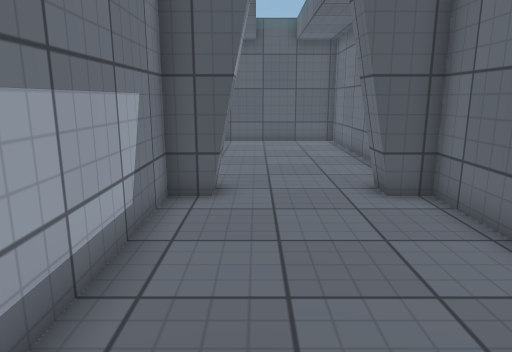
view 1 (above)

13 first-person views from a walk through a scene from a Unity 3-D project. The camera is 1.3 m above the floor, tilts 12° down and sees 70° across. The floor is counted in squares, 0.6 m on a side. Each view is taken from the middle of a square. On the plan, view 1 faces up. The plan holds only what a view shows up to about 20 squares ahead; the rest is blank. The place goes on beyond the plan. The player character is not drawn. Some surface patterns are stand-ins.

view 2
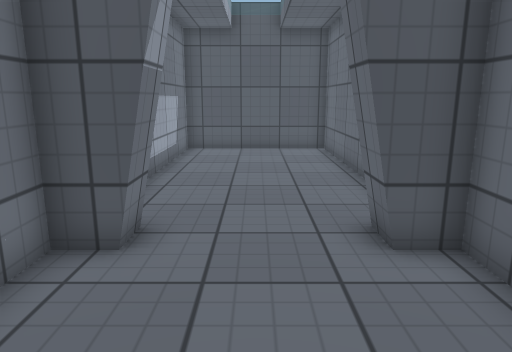

view 3
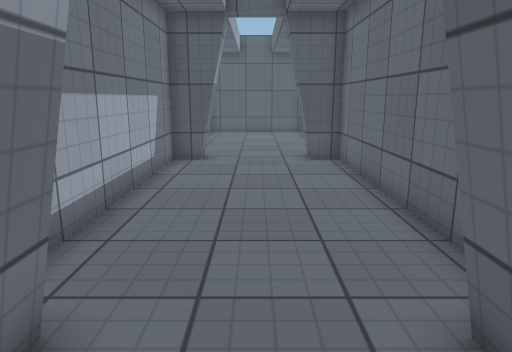

view 4
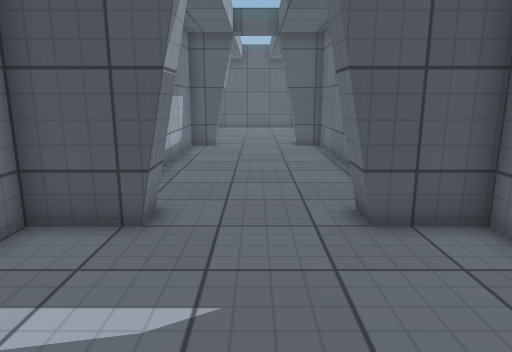

view 5
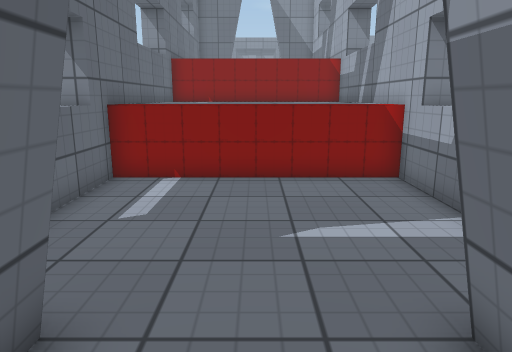

view 6
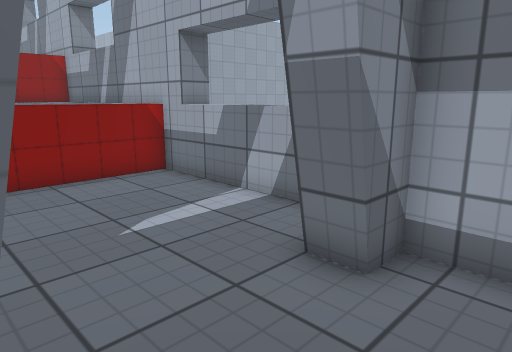

view 7
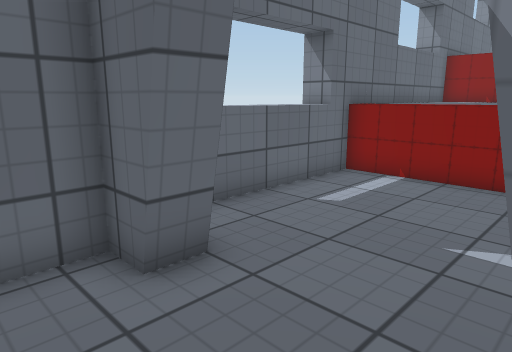

view 8
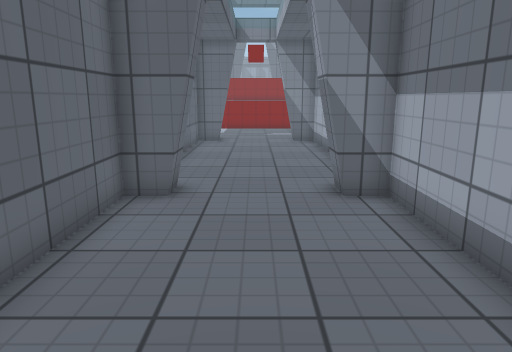

view 9
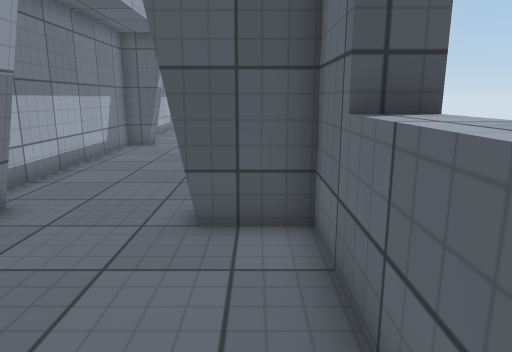

view 10
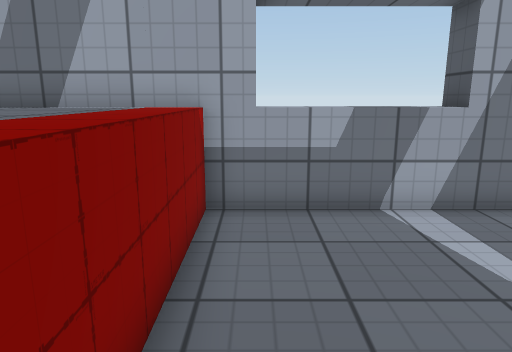

view 11
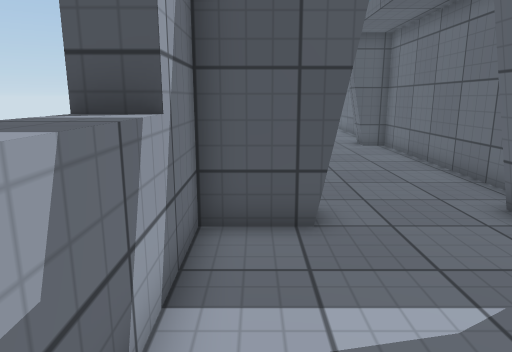

view 12
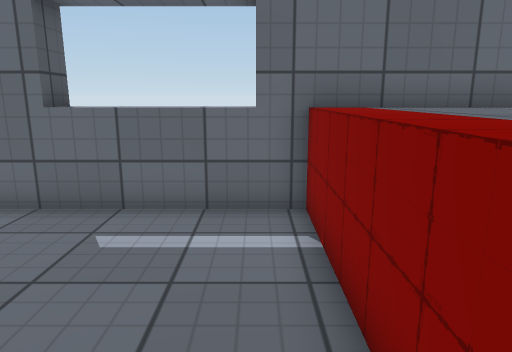

view 13
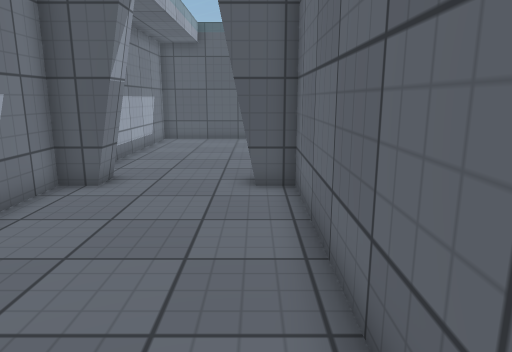

### Floor plan
Key: @ floor where view 1 was taken; # wall or solid block; . floor; ^ raised ledge.
Columns run from 4 left of view 1 to 6 right of it. Each row starts with its distance up from view 1.
 19   #######
 18   #.....#
 17   #.....#
 16   #.....#
 15   #.....#
 14   #.....#
 13   #.....#
 12   #.....#
 11   #.....#
 10   #.....#
  9   ###.###
  8   ###.###
  7   #.....#
  6   #.....#
  5   #.....#
  4   #.....#
  3   #.....#
  2   #.....#
  1   #.....#
  0   #.@...#
 -1   #.....#
 -2   ###.###
 -3  ####.####
 -4  #.......#
 -5 ##.......##
 -6 ^^.......^^
 -7 ^^.......^^
 -8 ^^.......^^
 -9 ##.......##
-10  #^^^^^^^#
-11  ^^^^^^^^^
-12  ^^^^ ^^^^

Where each view was taken, in squares from view 1:
view 1: 0 up, 0 right, facing up
view 2: 3 up, 1 right, facing up
view 3: 5 down, 1 right, facing up
view 4: 9 down, 1 right, facing up
view 5: 0 up, 1 right, facing down
view 6: 0 up, 3 right, facing down-left
view 7: 0 up, 1 left, facing down-right
view 8: 17 up, 1 right, facing down
view 9: 9 down, 4 right, facing up
view 10: 9 down, 4 right, facing left
view 11: 9 down, 2 left, facing up
view 12: 9 down, 2 left, facing right
view 13: 1 down, 3 right, facing up
